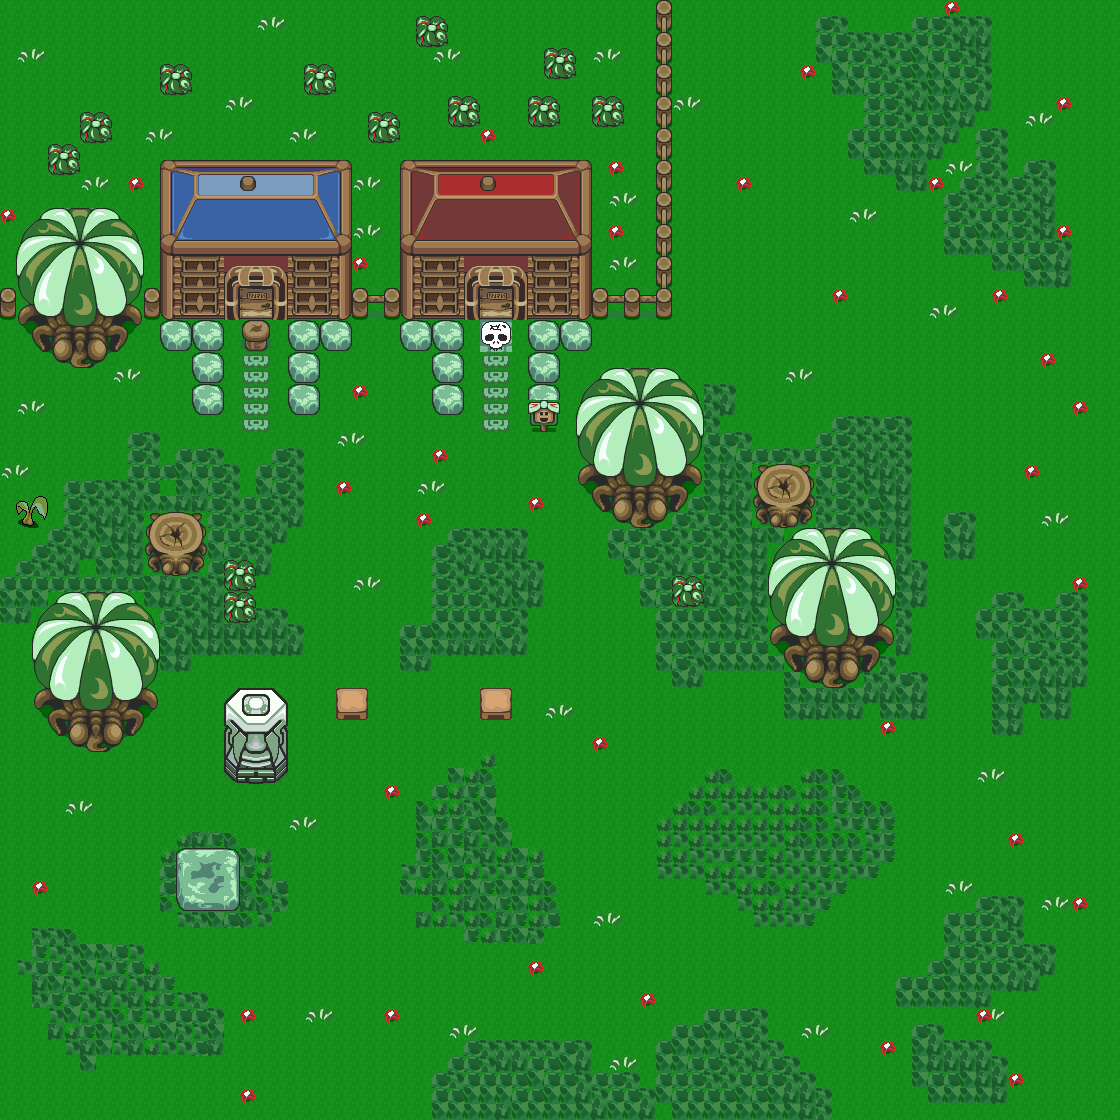

The image is a tile-based game level rendered from a .tmx file. Its description and source (layers, tilesets, objects; grid data summarised) follow:
An orthogonal 70x70 tile map with 16x16 px tiles, 9 tile layers (Floor, floor design, House2, floor collision, ...).

<map version="1.10" tiledversion="1.12.1" orientation="orthogonal" renderorder="right-down" width="70" height="70" tilewidth="16" tileheight="16" infinite="0" nextlayerid="10" nextobjectid="1">
 <tileset firstgid="1" source="classiciphone_pics4.tsx" />
 <layer id="1" name="Floor" width="70" height="70">
  <data>[4900 cells, 4900 non-empty, 12 distinct tile ids]</data>
 </layer>
 <layer id="3" name="floor design" width="70" height="70">
  <data>[4900 cells, 987 non-empty, 13 distinct tile ids]</data>
 </layer>
 <layer id="2" name="House2" width="70" height="70">
  <properties>
   <property name="collision" type="bool" value="true" />
  </properties>
  <data>[4900 cells, 124 non-empty, 45 distinct tile ids]</data>
 </layer>
 <layer id="5" name="floor collision" width="70" height="70">
  <properties>
   <property name="collision" type="bool" value="true" />
  </properties>
  <data>[4900 cells, 518 non-empty, 145 distinct tile ids]</data>
 </layer>
 <layer id="6" name="panneau" width="70" height="70">
  <properties>
   <property name="panneau" value="House of DarkZone" />
  </properties>
  <data>[4900 cells, 4 non-empty, 4 distinct tile ids]</data>
 </layer>
 <layer id="8" name="House3" width="70" height="70">
  <data>[4900 cells, 60 non-empty, 16 distinct tile ids]</data>
 </layer>
 <layer id="9" name="params" width="70" height="70">
  <properties>
   <property name="exitmap" type="bool" value="true" />
  </properties>
  <data>[4900 cells, 4 non-empty, 4 distinct tile ids]</data>
 </layer>
 <layer id="4" name="House" width="70" height="70">
  <properties>
   <property name="collision" type="bool" value="true" />
  </properties>
  <data>[4900 cells, 104 non-empty, 25 distinct tile ids]</data>
 </layer>
 <layer id="7" name="Door" width="70" height="70">
  <properties>
   <property name="switchmap" value="interior1" />
  </properties>
  <data>[4900 cells, 16 non-empty, 16 distinct tile ids]</data>
 </layer>
</map>
